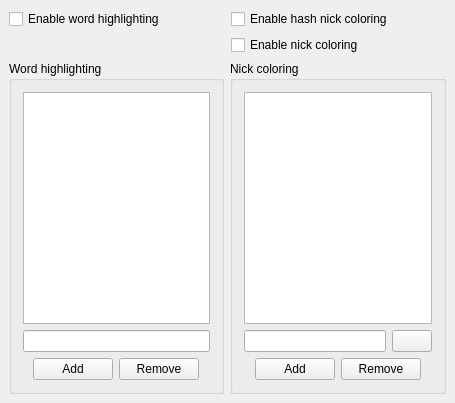
<?xml version="1.0" encoding="UTF-8"?>
<ui version="4.0">
 <class>GeneralGroupchat</class>
 <widget class="QWidget" name="GeneralGroupchat">
  <property name="geometry">
   <rect>
    <x>0</x>
    <y>0</y>
    <width>455</width>
    <height>403</height>
   </rect>
  </property>
  <property name="windowTitle">
   <string>GeneralGroupchatUI</string>
  </property>
  <layout class="QVBoxLayout" name="verticalLayout">
   <property name="spacing">
    <number>6</number>
   </property>
   <property name="leftMargin">
    <number>9</number>
   </property>
   <property name="topMargin">
    <number>9</number>
   </property>
   <property name="rightMargin">
    <number>9</number>
   </property>
   <property name="bottomMargin">
    <number>9</number>
   </property>
   <item>
    <layout class="QGridLayout" name="gridLayout">
     <property name="spacing">
      <number>6</number>
     </property>
     <item row="0" column="0">
      <widget class="QCheckBox" name="ck_gcHighlights">
       <property name="text">
        <string>Enable word highlighting</string>
       </property>
      </widget>
     </item>
     <item row="0" column="1">
      <widget class="QCheckBox" name="ck_gcHashNickColoring">
       <property name="text">
        <string>Enable hash nick coloring</string>
       </property>
      </widget>
     </item>
     <item row="1" column="1">
      <widget class="QCheckBox" name="ck_gcNickColoring">
       <property name="text">
        <string>Enable nick coloring</string>
       </property>
      </widget>
     </item>
    </layout>
   </item>
   <item>
    <layout class="QHBoxLayout" name="horizontalLayout">
     <property name="spacing">
      <number>6</number>
     </property>
     <item>
      <widget class="QGroupBox" name="alertGroupBox">
       <property name="toolTip">
        <string>Highlight lines and alert the user if this text is included in chat</string>
       </property>
       <property name="title">
        <string>Word highlighting</string>
       </property>
       <layout class="QVBoxLayout">
        <property name="spacing">
         <number>6</number>
        </property>
        <property name="leftMargin">
         <number>11</number>
        </property>
        <property name="topMargin">
         <number>11</number>
        </property>
        <property name="rightMargin">
         <number>11</number>
        </property>
        <property name="bottomMargin">
         <number>11</number>
        </property>
        <item>
         <widget class="QListWidget" name="lw_highlightWords">
          <property name="toolTip">
           <string>Words which will cause a notification in group chat.</string>
          </property>
          <property name="whatsThis">
           <string>This is the list of words which when said in group chat will cause the user to be notified.</string>
          </property>
         </widget>
        </item>
        <item>
         <widget class="QLineEdit" name="le_newHighlightWord">
          <property name="toolTip">
           <string>Type a new word here and press &quot;Add Word&quot; for it to be added to the highlight list</string>
          </property>
          <property name="whatsThis">
           <string>Type a new word here and press &quot;Add Word&quot; for it to be added to the highlight list</string>
          </property>
         </widget>
        </item>
        <item>
         <layout class="QHBoxLayout">
          <property name="spacing">
           <number>6</number>
          </property>
          <property name="leftMargin">
           <number>0</number>
          </property>
          <property name="topMargin">
           <number>0</number>
          </property>
          <property name="rightMargin">
           <number>0</number>
          </property>
          <property name="bottomMargin">
           <number>0</number>
          </property>
          <item>
           <spacer>
            <property name="orientation">
             <enum>Qt::Horizontal</enum>
            </property>
            <property name="sizeType">
             <enum>QSizePolicy::Expanding</enum>
            </property>
            <property name="sizeHint" stdset="0">
             <size>
              <width>40</width>
              <height>20</height>
             </size>
            </property>
           </spacer>
          </item>
          <item>
           <widget class="QPushButton" name="pb_addHighlightWord">
            <property name="toolTip">
             <string>Adds the new word to the list</string>
            </property>
            <property name="whatsThis">
             <string>Adds the new word to the list</string>
            </property>
            <property name="text">
             <string>Add</string>
            </property>
           </widget>
          </item>
          <item>
           <widget class="QPushButton" name="pb_removeHighlightWord">
            <property name="toolTip">
             <string>Removes the selected word from the highlight list</string>
            </property>
            <property name="whatsThis">
             <string>Removes the selected word from the highlight list</string>
            </property>
            <property name="text">
             <string>Remove</string>
            </property>
           </widget>
          </item>
          <item>
           <spacer>
            <property name="orientation">
             <enum>Qt::Horizontal</enum>
            </property>
            <property name="sizeType">
             <enum>QSizePolicy::Expanding</enum>
            </property>
            <property name="sizeHint" stdset="0">
             <size>
              <width>40</width>
              <height>20</height>
             </size>
            </property>
           </spacer>
          </item>
         </layout>
        </item>
       </layout>
      </widget>
     </item>
     <item>
      <widget class="QGroupBox" name="ncGroupBox">
       <property name="title">
        <string>Nick coloring</string>
       </property>
       <layout class="QVBoxLayout">
        <property name="spacing">
         <number>6</number>
        </property>
        <property name="leftMargin">
         <number>11</number>
        </property>
        <property name="topMargin">
         <number>11</number>
        </property>
        <property name="rightMargin">
         <number>11</number>
        </property>
        <property name="bottomMargin">
         <number>11</number>
        </property>
        <item>
         <widget class="QListWidget" name="lw_nickColors">
          <property name="toolTip">
           <string>Colors used for nicks in groupchat</string>
          </property>
          <property name="whatsThis">
           <string>This is the list of colours with which nicks will be drawn in group chat.</string>
          </property>
         </widget>
        </item>
        <item>
         <layout class="QHBoxLayout">
          <property name="spacing">
           <number>6</number>
          </property>
          <property name="leftMargin">
           <number>0</number>
          </property>
          <property name="topMargin">
           <number>0</number>
          </property>
          <property name="rightMargin">
           <number>0</number>
          </property>
          <property name="bottomMargin">
           <number>0</number>
          </property>
          <item>
           <widget class="QLineEdit" name="le_newNickColor">
            <property name="toolTip">
             <string>Type a colourcode here, or press the palette to the right</string>
            </property>
            <property name="whatsThis">
             <string>Type a colourcode here, or press the palette to the right</string>
            </property>
           </widget>
          </item>
          <item>
           <widget class="QPushButton" name="pb_nickColor">
            <property name="sizePolicy">
             <sizepolicy hsizetype="Maximum" vsizetype="Maximum">
              <horstretch>0</horstretch>
              <verstretch>0</verstretch>
             </sizepolicy>
            </property>
            <property name="text">
             <string/>
            </property>
           </widget>
          </item>
         </layout>
        </item>
        <item>
         <layout class="QHBoxLayout">
          <property name="spacing">
           <number>6</number>
          </property>
          <property name="leftMargin">
           <number>0</number>
          </property>
          <property name="topMargin">
           <number>0</number>
          </property>
          <property name="rightMargin">
           <number>0</number>
          </property>
          <property name="bottomMargin">
           <number>0</number>
          </property>
          <item>
           <spacer>
            <property name="orientation">
             <enum>Qt::Horizontal</enum>
            </property>
            <property name="sizeType">
             <enum>QSizePolicy::Expanding</enum>
            </property>
            <property name="sizeHint" stdset="0">
             <size>
              <width>40</width>
              <height>20</height>
             </size>
            </property>
           </spacer>
          </item>
          <item>
           <widget class="QPushButton" name="pb_addNickColor">
            <property name="toolTip">
             <string>Adds the color to the list</string>
            </property>
            <property name="whatsThis">
             <string>Adds the new color to the list</string>
            </property>
            <property name="text">
             <string>Add</string>
            </property>
           </widget>
          </item>
          <item>
           <widget class="QPushButton" name="pb_removeNickColor">
            <property name="toolTip">
             <string>Removes the selected color from the list</string>
            </property>
            <property name="whatsThis">
             <string>Removes the selected color from the list</string>
            </property>
            <property name="text">
             <string>Remove</string>
            </property>
           </widget>
          </item>
          <item>
           <spacer>
            <property name="orientation">
             <enum>Qt::Horizontal</enum>
            </property>
            <property name="sizeType">
             <enum>QSizePolicy::Expanding</enum>
            </property>
            <property name="sizeHint" stdset="0">
             <size>
              <width>40</width>
              <height>20</height>
             </size>
            </property>
           </spacer>
          </item>
         </layout>
        </item>
       </layout>
      </widget>
     </item>
    </layout>
   </item>
  </layout>
 </widget>
 <layoutdefault spacing="6" margin="11"/>
 <tabstops>
  <tabstop>ck_gcHighlights</tabstop>
  <tabstop>le_newHighlightWord</tabstop>
  <tabstop>pb_removeHighlightWord</tabstop>
  <tabstop>pb_addHighlightWord</tabstop>
  <tabstop>le_newNickColor</tabstop>
  <tabstop>pb_nickColor</tabstop>
  <tabstop>pb_removeNickColor</tabstop>
  <tabstop>pb_addNickColor</tabstop>
 </tabstops>
 <resources/>
 <connections>
  <connection>
   <sender>ck_gcNickColoring</sender>
   <signal>toggled(bool)</signal>
   <receiver>ck_gcHashNickColoring</receiver>
   <slot>setEnabled(bool)</slot>
   <hints>
    <hint type="sourcelabel">
     <x>326</x>
     <y>18</y>
    </hint>
    <hint type="destinationlabel">
     <x>326</x>
     <y>42</y>
    </hint>
   </hints>
  </connection>
 </connections>
</ui>
